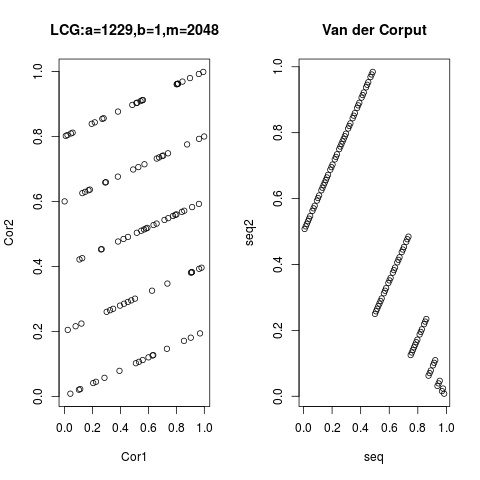

Source code (R):
a <- 1229;
b <- 1;
m <- 2048;
x <- 0;
x <- (a*x+b)%%m;
u <- x/m;
Cor1=NULL;
Cor2=NULL;

for(i in 1:100)
{
	x <- (a*x+b)%%m;
	Cor1[i]=u;
	u <- x/m;
	Cor2[i] <- u;
}


seq=NULL;
for(i in 1:101){
	p=NULL;
	res <- 0;
	num=i;
	for(j in 1:8){
		p[j]=num%%2;
		num=num%/%2;
	}
	for(k in 1:8){
		res=res+p[k]*2^(-k);
	}
	seq[i]=res;
}
#Making 2-D pairs.
seq2=NULL;
for(s in 1:100){
	seq2[s]=seq[s+1];
}
length(seq) <- 100;

pk=c(0,1);

old.par <- par(mfrow=c(1, 2));
plot(Cor1, Cor2, main="LCG:a=1229,b=1,m=2048");
plot(seq, seq2,  main="Van der Corput");
par(old.par);
